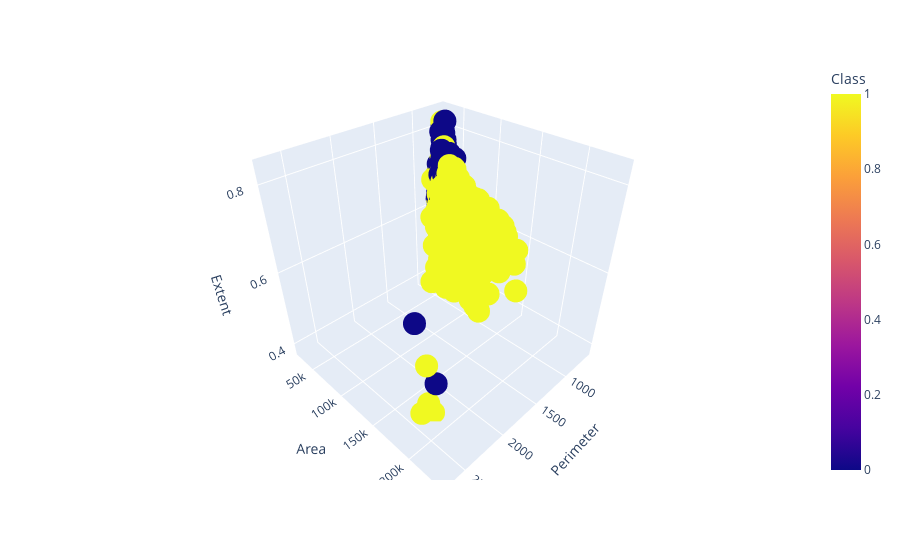

Notebook code for this chart:
### Code cell
fig = px.scatter_3d(df, x = "Perimeter", y = "Area", z = "Extent", color = "Class")
fig.show()

### Figure 1 — Plotly figure (JSON) as saved in the notebook; plotly's stock layout.template omitted (floating-point values rounded to 4 significant figures; data arrays with more than 128 entries replaced by an {"elided": "..."} marker saying what was removed)
{"data": [{"hovertemplate": "Perimeter=%{x}<br>Area=%{y}<br>Extent=%{z}<br>Class=%{marker.color}<extra></extra>", "legendgroup": "", "marker": {"color": {"elided": "900 int values"}, "coloraxis": "coloraxis", "symbol": "circle"}, "mode": "markers", "name": "", "scene": "scene", "showlegend": false, "type": "scatter3d", "x": {"elided": "900 float values"}, "y": {"elided": "900 int values"}, "z": {"elided": "900 float values"}}], "layout": {"coloraxis": {"colorbar": {"title": {"text": "Class"}}, "colorscale": [[0, "#0d0887"], [0.1111, "#46039f"], [0.2222, "#7201a8"], [0.3333, "#9c179e"], [0.4444, "#bd3786"], [0.5556, "#d8576b"], [0.6667, "#ed7953"], [0.7778, "#fb9f3a"], [0.8889, "#fdca26"], [1, "#f0f921"]]}, "legend": {"tracegroupgap": 0}, "margin": {"t": 60}, "scene": {"domain": {"x": [0, 1], "y": [0, 1]}, "xaxis": {"title": {"text": "Perimeter"}}, "yaxis": {"title": {"text": "Area"}}, "zaxis": {"title": {"text": "Extent"}}}}}
